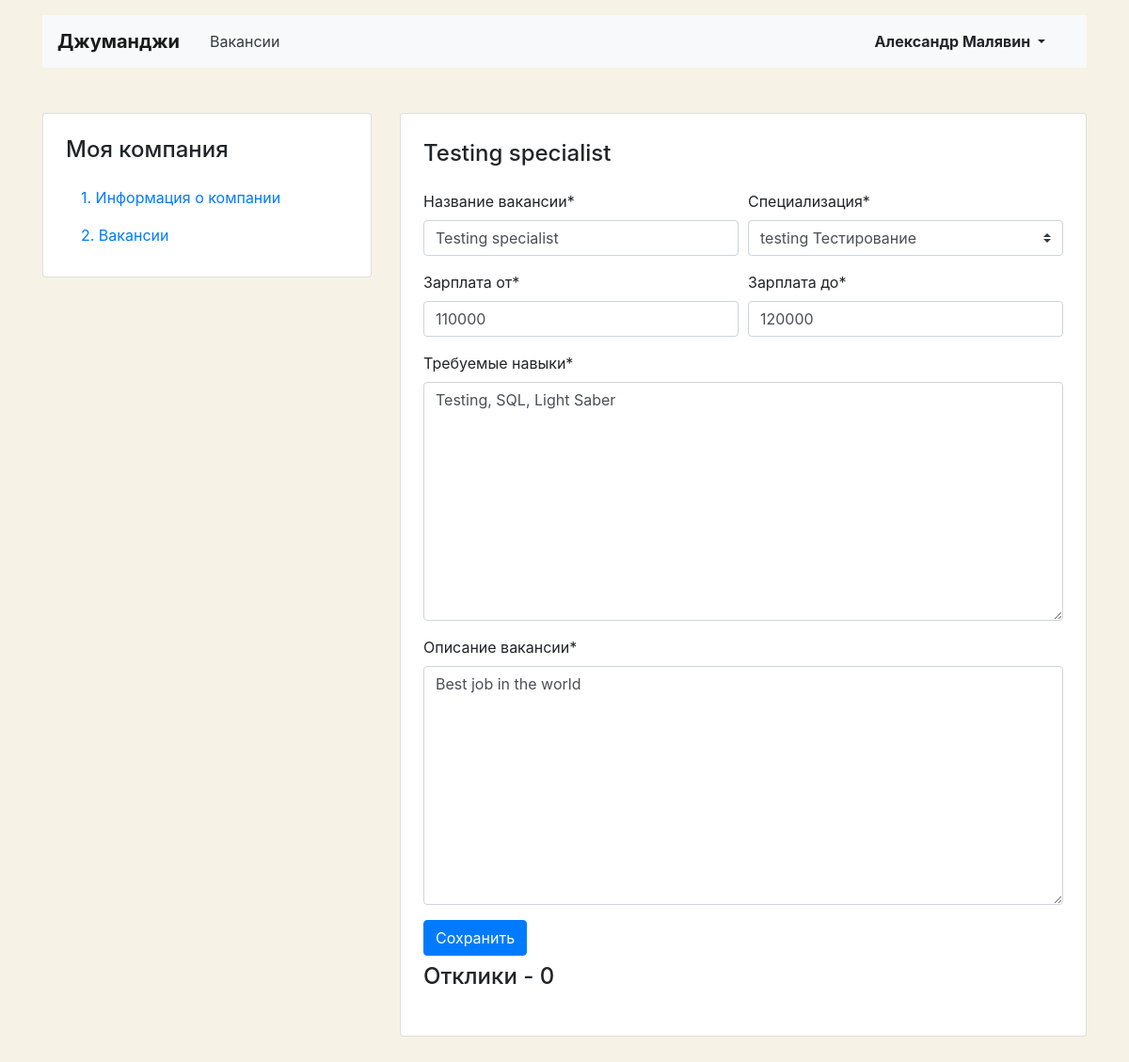
/mycompany/vacancies/42/ (signed in), run on an earlier commit of the app's database.
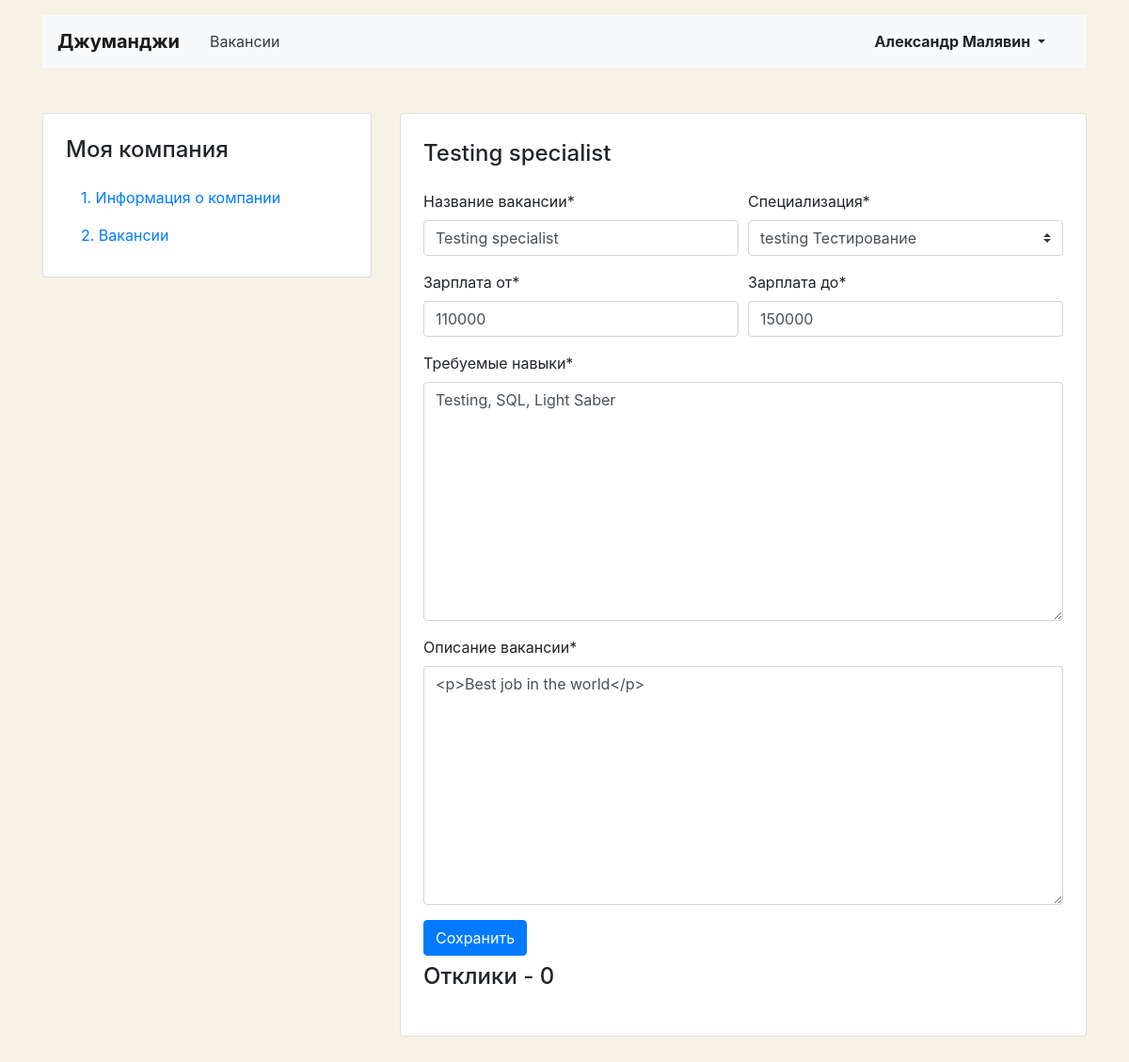
And on a later commit of the database.
### main/models.py (models this page shows, shortened)
class Vacancy(models.Model):
    title = models.CharField(max_length=120)
    specialty = models.ForeignKey(Specialty, on_delete=models.CASCADE, related_name='vacancies')
    company = models.ForeignKey(Company, on_delete=models.CASCADE, related_name='companies')
    skills = models.TextField()
    description = HTMLField()
    salary_min = models.PositiveIntegerField()
    salary_max = models.PositiveIntegerField()
    published_at = models.DateField(default=date.today)

class Specialty(models.Model):
    code = models.CharField(max_length=15)
    title = models.CharField(max_length=120)
    picture = models.ImageField(default="https://place-hold.it/100x60", upload_to=MEDIA_SPECIALITY_IMAGE_DIR)
    def __str__(self):
        return f'{self.code} {self.title}'

### main/views/my_vacancy.py (the view, shortened to what this page needs)
# urls.py: path('mycompany/vacancies/<int:vac_id>/', vacancy.MyVacancy.as_view(), name='my_company_vacancy'),
class MyVacancy(LoginRequiredMixin, View):
    login_url = '/login/'
    redirect_field_name = 'login'
    def get(self, request, vac_id):
        vacancy = Vacancy.objects.filter(id=vac_id).first()
        if request.user != vacancy.company.owner:
            raise Http404
        vacancy_form = VacancyForm(instance=vacancy)
        applications = Application.objects.filter(vacancy__id=vac_id)
        ctx = {
            'vacancy': vacancy,
            'vacancy_form': vacancy_form,
            'applications': applications,
            'updated_vacancy_data': False,
        }
        return render(request, 'main/my_vacancy/my_vacancy.html', ctx)

### main/forms.py (shortened to what this page needs)
class VacancyForm(forms.ModelForm):
    def __init__(self, *args, **kwargs):
        super().__init__(*args, **kwargs)
        self.helper = FormHelper()
        self.helper.form_method = 'post'
        self.helper.layout = Layout(
            Row(
                Column('title'),
                Column('specialty'),
            ),
            Row(
                Column('salary_min'),
                Column('salary_max'),
            ),
            'skills',
            'description',
            Submit('submit', 'Сохранить'),
        )
    class Meta:
        model = Vacancy
        fields = ('title', 'specialty', 'salary_min', 'salary_max', 'skills', 'description')
        labels = {'title': 'Название вакансии',
                  'specialty': 'Специализация',
                  'skills': 'Требуемые навыки',
                  'description': 'Описание вакансии',
                  'salary_min': 'Зарплата от',
                  'salary_max': 'Зарплата до',
                  }

### main/templates/main/my_vacancy/my_vacancy.html (shortened to what this page needs)
{% extends 'main/base/account_base.html' %}
{% load crispy_forms_tags %}
{% block content %}
  <main class="container mt-3 pb-5">
    <div class="row mt-5">
      {% include 'main/base/account_side_menu.html'%}
      <div class="col-12 col-lg-8">
        <div class="card">
          <div class="card-body px-4 pb-4 tab-content">
            <section>
              <h2 class="h4 pt-2 pb-3">{{vacancy.title}}</h2>
                    {% crispy vacancy_form %}
              <h2 class="h4 pt-2 pb-3">Отклики - {{applications.count}}</h2>
            </section>
          </div>
        </div>
      </div>
    </div>
  </main>
{% endblock %}

What changed in the data, as far as the page shows it:
changed Vacancy "Testing specialist": salary_max "120000" → "150000"; description "Best job in the world" → "<p>Best job in the world</p>"
